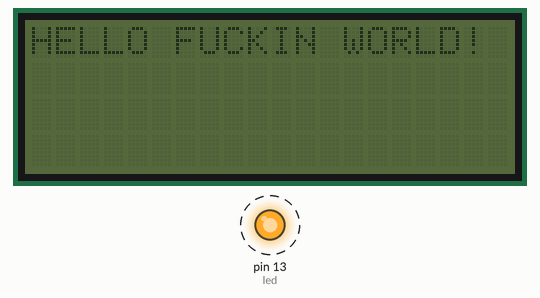
The sketch below on a simulated Arduino Uno, built with avr-gcc and run on an emulated ATmega328P. Parts: 20×4 character LCD, output pins drawn as LEDs (lit = HIGH). Dashed ring = blinking.

Above: at 0.1 s.
At 9.3 s:
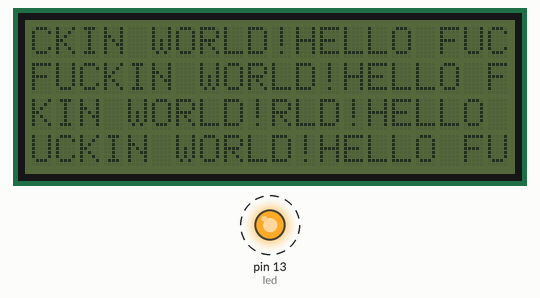
At 19.5 s:
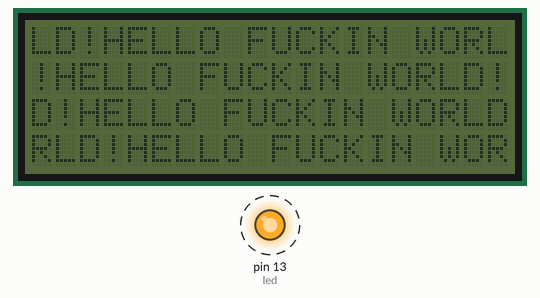
At 38.8 s:
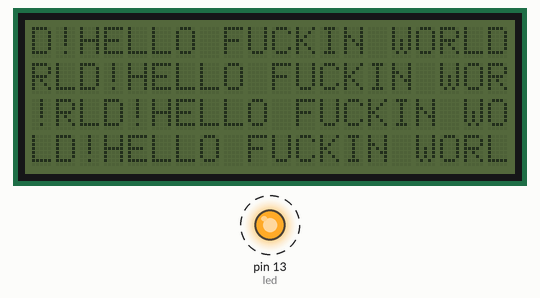
Timing chart, 0 to 40.0 s (numbered marks = the images above):
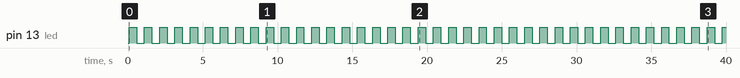

Measured:
- by itself, pin 13 (led): alternates HIGH for 0.50 s and LOW for 0.52 s
- what the display in image 1 shows lasts 1.1 s, from 9.2 s to 10.3 s

The sketch:

LCD_TEST_07.ino
```cpp
#include <Arduino.h>


#include <Wire.h>
#include <LiquidCrystal_I2C.h>
LiquidCrystal_I2C lcd(0x38, 20, 4);
// set the LCD address to 0x20 for a 16 chars and 2 line display
int led = 13;
int t = 500;

void setup()
{
  lcd.init();
  // set up the LCD's number of columns and rows and:
  pinMode(led, OUTPUT);
}
void loop()
{

  // Print a message to the LCD.
  lcd.print("HELLO FUCKIN WORLD!");

  digitalWrite(led, HIGH);   // turn the LED on (HIGH is the voltage level)
  delay(t);              // wait for a second
  digitalWrite(led, LOW);    // turn the LED off by making the voltage LOW
  delay(t);              // wait for a second
}
```
